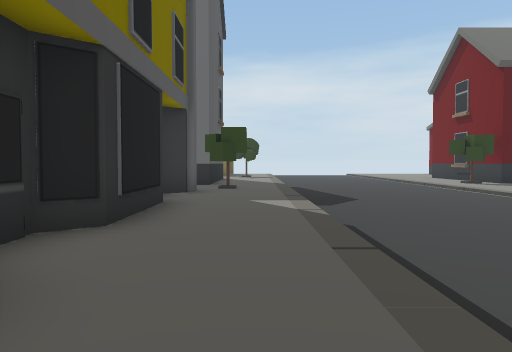
[1] (above)

16 first-person views from a walk through a scene from a Unity 3-D project. The camera is 1.4 m above the floor, tilts 2° down and sees 70° across. The floor is counted in squares, 2 m on a side. Each view is taken from the middle of a square. On the plan, view 1 faces up. The plan holds only what a view shows up to about 11 squares ahead; the rest is blank. The place goes on beyond the plan. The player character is not drawn.

[2]
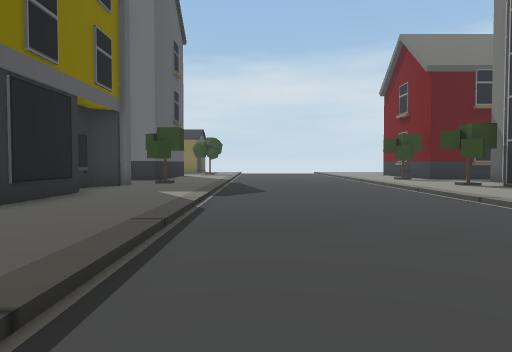

[3]
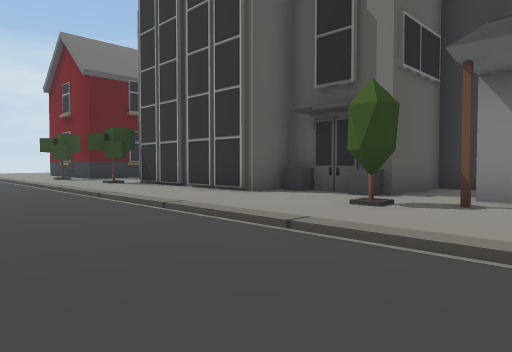

[4]
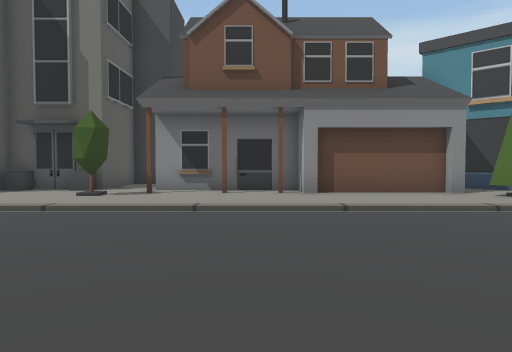

[5]
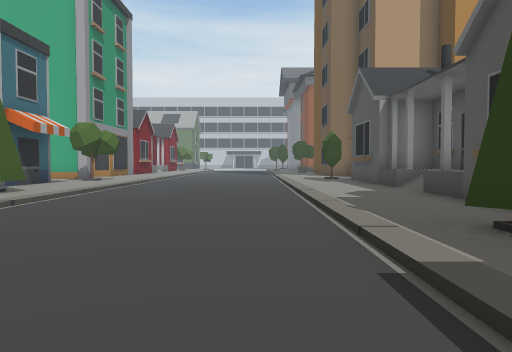

[6]
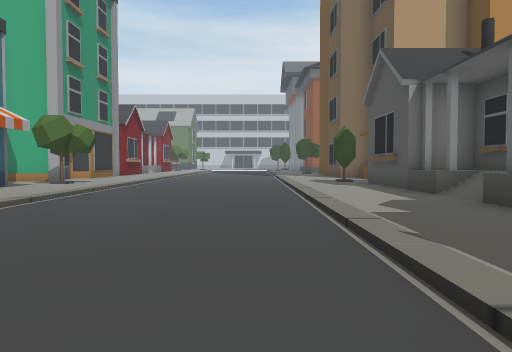

[7]
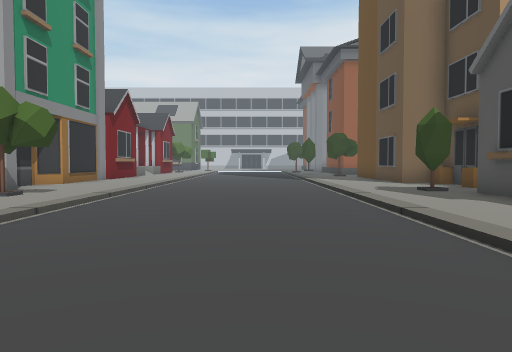

[8]
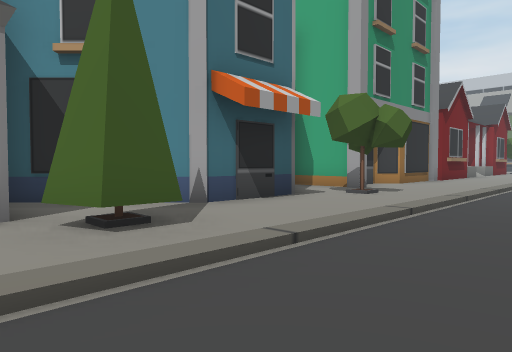

[9]
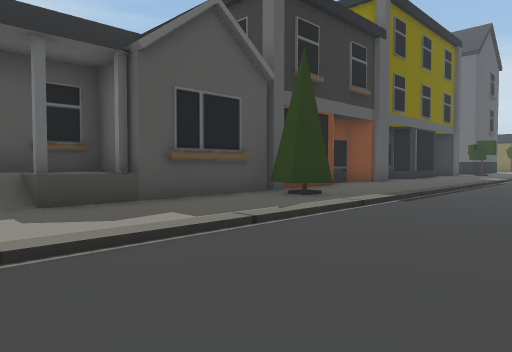

[10]
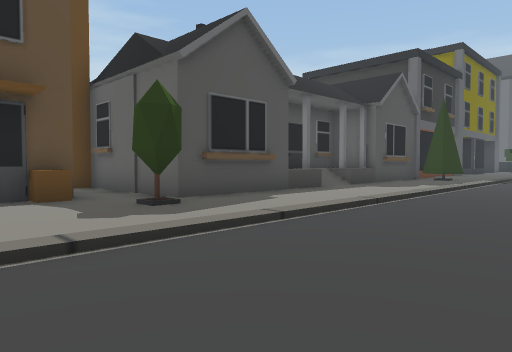

[11]
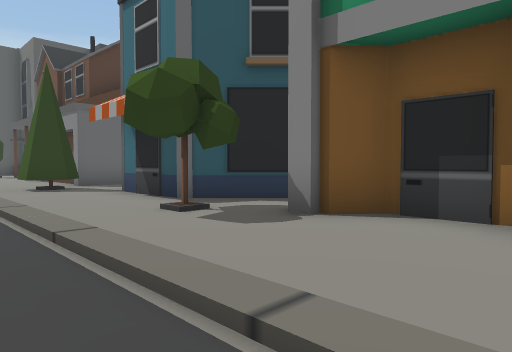

[12]
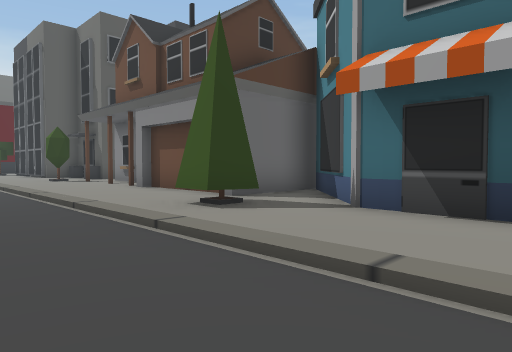

[13]
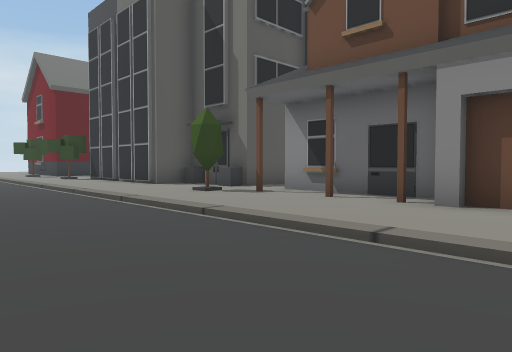

[14]
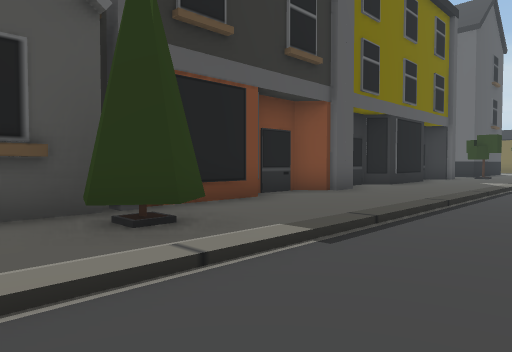

[15]
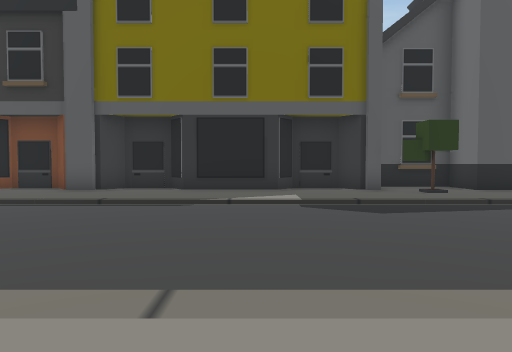

[16]
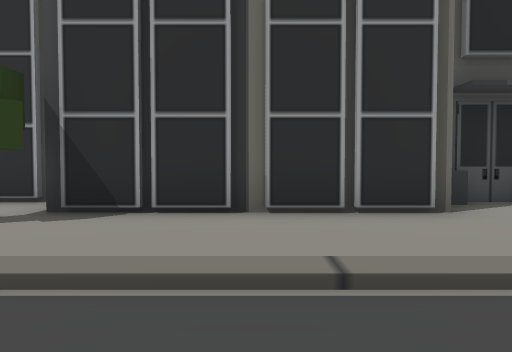

### Floor plan
Key: @ floor where view 1 was taken; # wall or solid block; . main floor; - floor 0.25 m lower than the main floor; / step, stairs or slope; T tree; B building; H house.
Columns run from 6 left of view 1 to 12 right of it. Each row starts with its distance up from view 1.
 10    H.T./----/. .#
  9    ##../----/.TB#
  8    #.../----/..##
  7    ##../----/..#
  6     #../----/..#
  5     #../----/..#
  4    ##../----/..##
  3    #.../----/...B
  2    ##../----/...#
  1    ##../----/.T.###
  0    #..@/----/......
 -1    ##../----/...H
 -2     #../----/...H
 -3     #../----/...H
 -4     ##T/----/..HH
 -5     H../----/..H
 -6     H../----/..H
 -7    #H../----/..H
 -8    H ../----/.THH#
 -9    H ../----/TT###
-10    # ../----/..#
-11    HH../----/..#
-12    HH../----/..#
-13     H../----/..##
-14 BHHHH../----/.T##
-15  ....T./----/..###
-16    B.../----/..##
-17    #.../----/...#
-18    #.../----/..##

Positions as (right, up) in squares from view 1, and headings:
1: (0, 0), facing up
2: (2, -1), facing up
3: (3, -2), facing up-right
4: (0, -3), facing right
5: (2, -1), facing down
6: (2, -3), facing down
7: (3, -7), facing down
8: (4, -7), facing down-right
9: (4, -10), facing up-left
10: (4, -18), facing up-left
11: (5, -18), facing up-right
12: (4, -13), facing up-right
13: (3, -6), facing up-right
14: (3, -6), facing up-left
15: (8, 6), facing left
16: (4, 6), facing right
